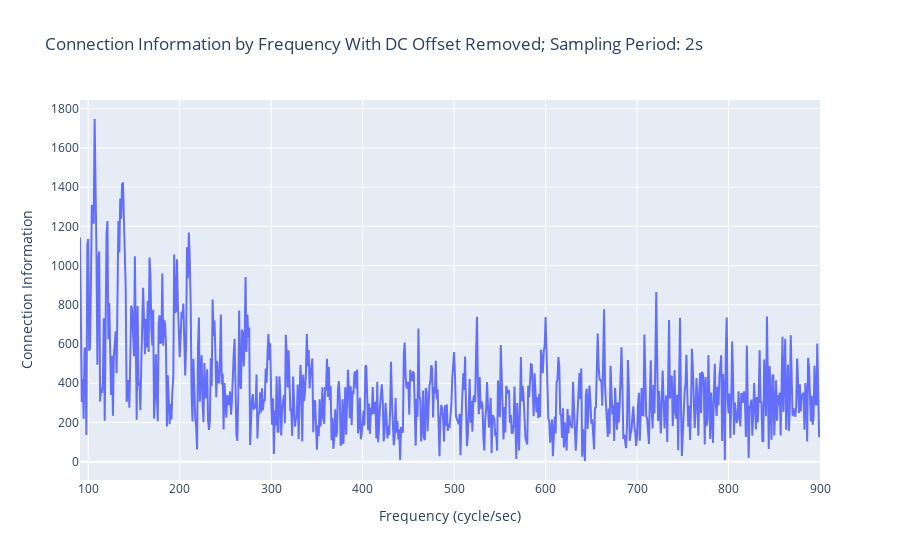

Notebook source saved alongside this figure:
### Code cell
# Plot the frequency data after removing the DC component
fig = px.line(
    x=stripped_frequencies,
    y=(abs(stripped_fft)),
    labels=dict(x="Frequency (cycle/sec)", y="Connection Information"),
    title="Connection Information by Frequency With DC Offset Removed; Sampling Period: " + best_period
)
fig.show()

### Figure 1 — Plotly figure (JSON) as saved in the notebook; plotly's stock layout.template omitted (floating-point values rounded to 4 significant figures; data arrays with more than 128 entries replaced by an {"elided": "..."} marker saying what was removed)
{"data": [{"hovertemplate": "Frequency (cycle/sec)=%{x}<br>Connection Information=%{y}<extra></extra>", "legendgroup": "", "line": {"color": "#636efa", "dash": "solid"}, "marker": {"symbol": "circle"}, "mode": "lines", "name": "", "orientation": "v", "showlegend": false, "type": "scatter", "x": {"elided": "810 int values"}, "xaxis": "x", "y": {"elided": "810 float values"}, "yaxis": "y"}], "layout": {"legend": {"tracegroupgap": 0}, "title": {"text": "Connection Information by Frequency With DC Offset Removed; Sampling Period: 2s"}, "xaxis": {"anchor": "y", "domain": [0, 1], "title": {"text": "Frequency (cycle/sec)"}}, "yaxis": {"anchor": "x", "domain": [0, 1], "title": {"text": "Connection Information"}}}}
